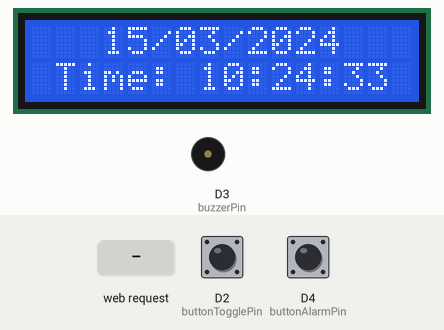
Recording of a sketch running on a simulated Arduino Uno R4 WiFi. On the bench: 16×2 character LCD, buzzer (waves = sounding). The inputs (shaded band) are chosen by the test bench; at power-on: D2 (buttonTogglePin) HIGH, D4 (buttonAlarmPin) HIGH. WiFi joins after 1.5 s; servers stay silent unless stated; the local clock reads 2024-03-15 10:24:30 at power-on unless the sketch sets it; random numbers use the default seed unless the sketch sets one; what the sketch prints to the serial monitor is not drawn.

Above: at 3.8 s.
3.9 s: D2 (buttonTogglePin) pulled LOW for 1.3 s
At 9.3 s:
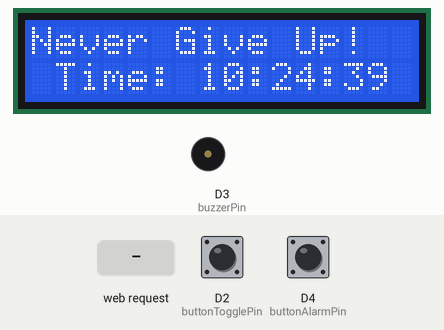
9.4 s: D4 (buttonAlarmPin) pulled LOW for 1.3 s
At 10.8 s:
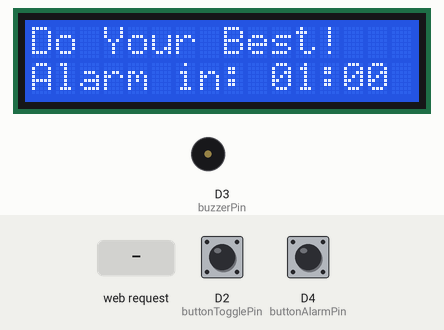
14.9 s: HTTP request GET /delete?index= received
At 17.6 s:
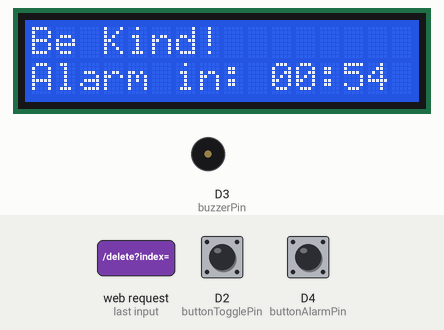
19.1 s: HTTP request GET /add?word= received
At 23.2 s:
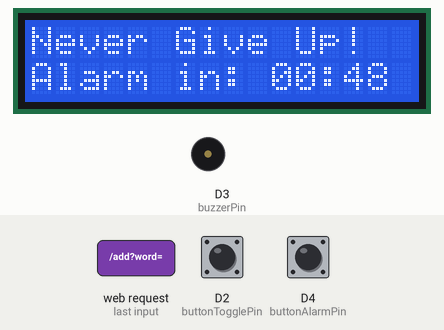
23.3 s: D2 (buttonTogglePin) pulled LOW for 1.3 s
At 28.7 s:
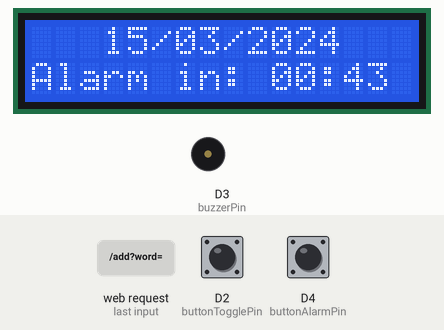
28.8 s: D2 (buttonTogglePin) pulled LOW for 3.2 s
At 30.9 s:
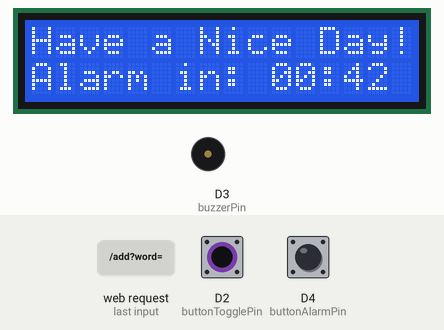
Timing chart, 0 to 75.3 s (numbered marks = the images above; inputs shaded):
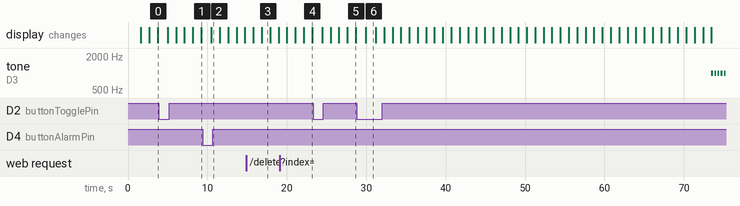

Measured:
- what the display in image 3 shows lasts 1.1 s, from 16.8 s to 17.9 s
- what the display in image 6 shows lasts 1.3 s, from 29.9 s to 31.2 s

The sketch:

Emotionclock.ino
```cpp
#include <Wire.h>
#include <LiquidCrystal_I2C.h>
#include <RTClib.h>
#include <WiFiS3.h>
#include <WiFiServer.h>

LiquidCrystal_I2C lcd(0x27,16,2);
RTC_DS3231 rtc;

int buttonTogglePin = 2;
int buttonAlarmPin  = 4;
int buzzerPin       = 3;

bool showGoodWord = false;
int alarmCountdown = 0;
bool alarmActive = false;

const char* ssid = "NailoM";
const char* password = "29102548";

WiFiServer server(80);

String goodWords[30] = {
  "Keep Smiling!",
  "Have a Nice Day!",
  "Stay Positive!",
  "You are Awesome!",
  "Believe in Yourself!",
  "You've Got This!",
  "Make it Count!",
  "Today is Your Day!",
  "Shine On!",
  "Dream Big!",
  "Never Give Up!",
  "Be Happy!",
  "Do Your Best!",
  "Keep Going!",
  "You Can Do It!",
  "Stay Strong!",
  "Trust the Process!",
  "Be Kind!",
  "Live Your Passion!",
  "Focus on the Good!"
};
int goodWordsCount = 20;

void setup() {
  Wire.begin();
  lcd.init();
  lcd.backlight();
  pinMode(buttonTogglePin, INPUT_PULLUP);
  pinMode(buttonAlarmPin, INPUT_PULLUP);
  pinMode(buzzerPin, OUTPUT);
  Serial.begin(115200);

  if (!rtc.begin()) {
    lcd.setCursor(0,0);
    lcd.print("RTC not found!");
    while(1);
  }

  //rtc.adjust(DateTime(2025,11,1,15,57,30));

  lcd.setCursor(0,0);
  lcd.print("WiFi Connecting");

  WiFi.begin(ssid, password);
  unsigned long startAttemptTime = millis();
  while (WiFi.status() != WL_CONNECTED && millis() - startAttemptTime < 20000) {
    delay(500);
    Serial.print(".");
  }

  lcd.clear();
  if(WiFi.status() == WL_CONNECTED){
    lcd.print("WiFi Connected!");
    Serial.println("Connected to WiFi");
    Serial.print("Server IP: ");
    Serial.println(WiFi.localIP());
  } else {
    lcd.print("WiFi Failed!");
    Serial.println("WiFi Failed!");
  }

  delay(1000);
  lcd.clear();
  lcd.print("Emo Clock Ready");

  server.begin();
}

void loop() {
  DateTime now = rtc.now();

  if(digitalRead(buttonTogglePin) == LOW){
    showGoodWord = !showGoodWord;
    delay(200);
  }

  if(digitalRead(buttonAlarmPin) == LOW){
    alarmCountdown += 60;
    delay(200);
  }

  lcd.setCursor(0,0);
  lcd.print("                ");
  lcd.setCursor(0,0);
  if(showGoodWord){
    int idx = random(goodWordsCount);
    lcd.print(goodWords[idx]);
  } else {
    lcd.setCursor(3,0);
    if(now.day() < 10) lcd.print("0");
    lcd.print(now.day());
    lcd.print("/");
    if(now.month() < 10) lcd.print("0");
    lcd.print(now.month());
    lcd.print("/");
    lcd.print(now.year());
  }

  lcd.setCursor(0,1);
  lcd.print("                ");
  lcd.setCursor(0,1);
  if(alarmCountdown > 0){
    int minutes = alarmCountdown / 60;
    int seconds = alarmCountdown % 60;
    lcd.print("Alarm in: ");
    print2digits(minutes);
    lcd.print(":");
    print2digits(seconds);

    alarmCountdown--;

    if(alarmCountdown <= 0 && !alarmActive){
      alarmActive = true;
      triggerAlarm();
    }
  } else {
    lcd.setCursor(1,1);
    lcd.print("Time: ");
    print2digits(now.hour());
    lcd.print(":");
    print2digits(now.minute());
    lcd.print(":");
    print2digits(now.second());
    alarmActive = false;
  }

  handleWebServer();
  delay(1000);
}

void triggerAlarm(){
  for(int i=0;i<10;i++){
    tone(buzzerPin, 1000);
    delay(200);
    noTone(buzzerPin);
    delay(200);
  }
}

void print2digits(int number){
  if(number < 10) lcd.print("0");
  lcd.print(number);
}

// 🌐 Web Server (no time display)
void handleWebServer() {
  WiFiClient client = server.available();
  if (!client) return;

  String request = client.readStringUntil('\r');
  client.flush();

  if (request.indexOf("/add?word=") != -1) {
    int start = request.indexOf("=") + 1;
    int end = request.indexOf(" ", start);
    String newWord = request.substring(start, end);
    newWord.replace("+", " ");
    if (goodWordsCount < 30) goodWords[goodWordsCount++] = newWord;
  }

  if (request.indexOf("/clear") != -1) {
    goodWordsCount = 0;
  }

  if (request.indexOf("/delete?index=") != -1) {
    int start = request.indexOf("=") + 1;
    int idx = request.substring(start).toInt();
    if(idx >= 0 && idx < goodWordsCount){
      for(int i=idx;i<goodWordsCount-1;i++){
        goodWords[i] = goodWords[i+1];
      }
      goodWordsCount--;
    }
  }

  client.println("HTTP/1.1 200 OK");
  client.println("Content-Type: text/html");
  client.println("Connection: close");
  client.println();
  client.println("<!DOCTYPE html><html><head><meta charset='UTF-8'><title>Emo Clock</title>");
  client.println("<style>");
  client.println("body{font-family:Arial; background: linear-gradient(120deg,#84fab0,#8fd3f4); color:#333; text-align:center;}");
  client.println("h1{color:#fff; text-shadow:2px 2px #555; margin-top:20px;}");
  client.println("form{margin:20px;}");
  client.println("input[type=text]{padding:8px; width:200px; border-radius:5px; border:none;}");
  client.println("input[type=submit]{padding:8px 15px; background:#ff7f50; color:white; border:none; border-radius:5px; cursor:pointer; font-weight:bold;}");
  client.println("input[type=submit]:hover{background:#ff4500;}");
  client.println("ul{list-style:none; padding:0;}");
  client.println("li{background:#ffffff66; margin:10px auto; padding:10px; width:300px; border-radius:10px; box-shadow:0 4px 8px rgba(0,0,0,0.2); font-weight:bold; color:#333; display:flex; justify-content:space-between; align-items:center;}");
  client.println("a.delete{background:#ff3b2e; padding:5px 10px; border-radius:5px; color:#fff; text-decoration:none;}");
  client.println("a.delete:hover{background:#ff7f50;}");
  client.println("</style>");
  client.println("</head><body>");
  client.println("<h1>😊 Emotion Clock 😊</h1>");
  client.println("<form action='/add' method='get'>");
  client.println("<input name='word' placeholder='New positive word'>");
  client.println("<input type='submit' value='Add'>");
  client.println("</form>");
  client.println("<p><a href='/clear'>Clear All Words</a></p>");
  client.println("<ul>");
  for(int i=0;i<goodWordsCount;i++){
    client.println("<li>" + goodWords[i] + " <a class='delete' href='/delete?index=" + i + "'>Delete</a></li>");
  }
  client.println("</ul></body></html>");
  client.stop();
}
```
